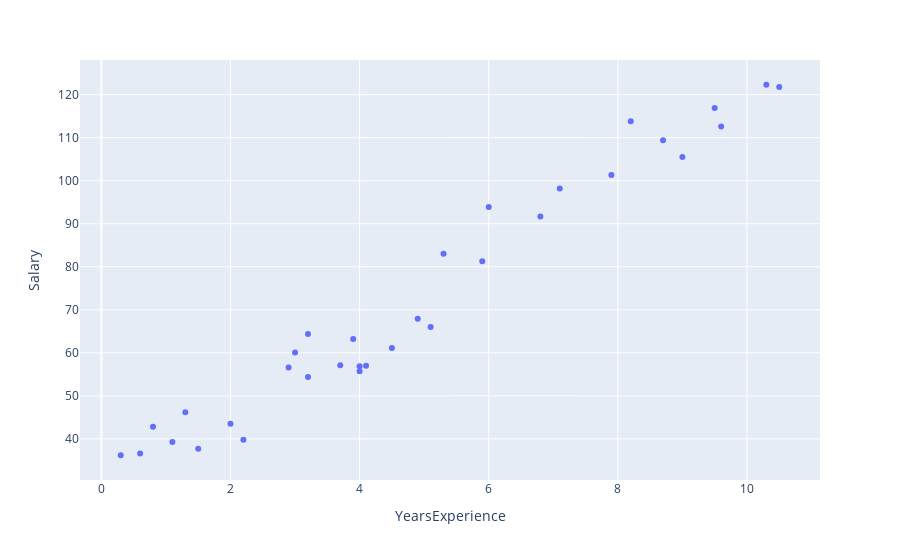

The cell this chart's notebook holds for it:
### Code cell
import plotly.express as px
fig = px.scatter(df, x="YearsExperience", y="Salary")
fig.show()

### Figure 1 — Plotly figure (JSON) as saved in the notebook; plotly's stock layout.template omitted (floating-point values rounded to 4 significant figures)
{"data": [{"hovertemplate": "YearsExperience=%{x}<br>Salary=%{y}<extra></extra>", "legendgroup": "", "marker": {"color": "#636efa", "symbol": "circle"}, "mode": "markers", "name": "", "orientation": "v", "showlegend": false, "type": "scatter", "x": [0.3, 0.6, 0.8, 1.1, 1.3, 1.5, 2, 2.2, 2.9, 3, 3.2, 3.2, 3.7, 3.9, 4, 4, 4.1, 4.5, 4.9, 5.1, 5.3, 5.9, 6, 6.8, 7.1, 7.9, 8.2, 8.7, 9, 9.5, 9.6, 10.3, 10.5], "xaxis": "x", "y": [36.2, 36.6, 42.8, 39.3, 46.2, 37.7, 43.5, 39.8, 56.6, 60.1, 54.4, 64.4, 57.1, 63.2, 55.7, 56.9, 57, 61.1, 67.9, 66, 83, 81.3, 93.9, 91.7, 98.2, 101.3, 113.8, 109.4, 105.5, 116.9, 112.6, 122.3, 121.8], "yaxis": "y"}], "layout": {"autosize": true, "legend": {"tracegroupgap": 0}, "margin": {"t": 60}, "xaxis": {"anchor": "y", "autorange": true, "domain": [0, 1], "range": [-0.3501, 11.15], "title": {"text": "YearsExperience"}, "type": "linear"}, "yaxis": {"anchor": "x", "autorange": true, "domain": [0, 1], "range": [29.53, 129.0], "title": {"text": "Salary"}, "type": "linear"}}}
